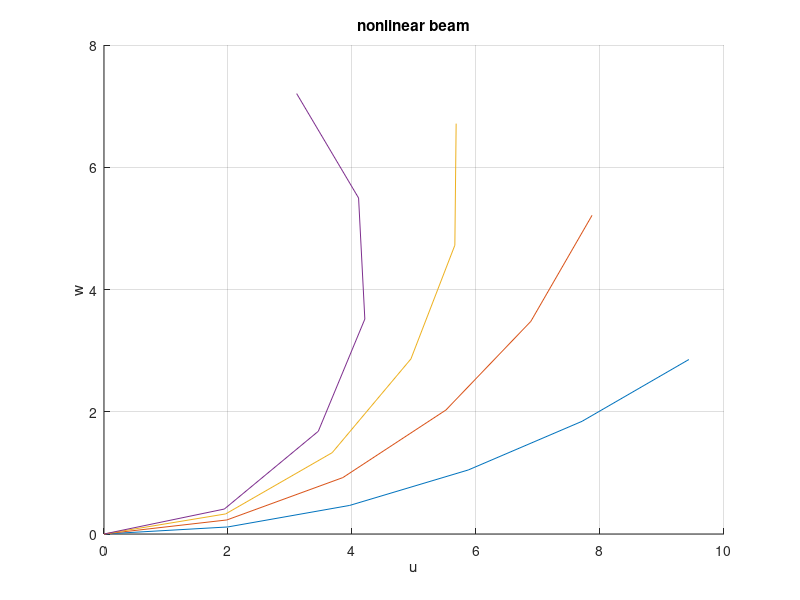

This chart was generated by the following MATLAB code:
% nonlinear_beam_amf2

%input:
%    convergence_tolerance=0.1e-7; 
%    alpha=10;
%    column_length=10;
%    num_load_steps=10;
%    max_num_iterations=40;
%    num_integration_intervals=10;
%    num_output_points=20;
%    output_interval=10;
%    num_basis_functions=6;  
%    ndm=3*num_basis_functions+1; 
%    EI=1000; %bend
%    GA=0.1e7; %shear
%    EA=0.1e7; %axial
%    D=[EI;GA;EA]; 
%    Cm=6.28;
%    Cq=0;
%    Cp=0;
%    dmo=[0;0;0];
%    dqo=[0;0;0];
%    dpo=[0;0;0];
%output:
%Step 	Load 			u(L) 		w(L) 			theta(L) 		NU 	||b||
%1 		9.39690e+000 	-6e-001 	2.85468e+000 	5.85283e-001 	8 	3.96189e-009
%2 		1.88701e+001 	-2e+000 	5.21364e+000 	1.16045e+000 	6 	1.11535e-009
%3 		2.83547e+001 	-4e+000 	6.71375e+000 	1.73261e+000 	7 	1.73691e-009
%4 		3.75724e+001 	-7e+000 	7.20491e+000 	2.35696e+000 	8 	1.83084e-009
%5 		4.70653e+001 	-9e+000 	6.66909e+000 	2.97109e+000 	10 	2.19341e-009
%6 		5.65482e+001 	-1e+001 	5.33214e+000 	3.59404e+000 	8 	4.22281e-009
%7 		6.61260e+001 	-1e+001 	3.66712e+000 	4.15766e+000 	9 	3.12332e-009
%8 		7.58992e+001 	-1e+001 	2.00953e+000 	4.69870e+000 	10 	3.60093e-009
%9 		8.57137e+001 	-1e+001 	5.97090e-001 	5.33377e+000 	8 	4.42072e-009
%10		9.55443e+001 	-1e+001 	2.95210e-003 	5.99692e+000 	10 	3.18894e-009

function nonlinear_beam_amf2
% Modified - aflynn, July 2003.
% By jvclark - spring 2003. Adapted from K. Hjelmstad's fortran code.

%   Compute equilibrium path  for Fully Nonlinear Beam      
%      x(3i-2) = a(i), x(3i-1) = b(i), x(3i) = c(i)         
%      a(i) = u coeff, b(i) = w coeff, c(i) = theta coeff   
%      x(ndm) = load factor
%      xo(i) = values of x(i) at last converged state       
%      A = Coefficient matrix, b = right hand side          
%      D = Constitutive properties                          
%      Cm,Cq,Cp Concentrated end forces (M,Q,P)             
%      dmo,dqo,dpo Coefficients for distributed forces      

%Read problem parameters
if 0
    convergence_tolerance=input('convergence convergence_tolerance = ');    
    alpha=input('arc length parameter = ');
    column_length=input('column length = ');
    num_load_steps=input('number of load steps = ');  
    max_num_iterations=input('maximum number of iterations = ');
    num_integration_intervals=input('number of integration intervals = ');
    num_output_points=input('number of points in plotted shape = ');  
    output_interval=input('output shape every N points, N = ');
    D(1)=input('EI = ');  
    D(2)=input('GA = ');
    D(3)=input('EA = ');
    Cm=input('ML = M0 = ');  
    Cq=input('VL = Q0 = ');
    Cp=input('HL = P0 = ');
    dmo=input('distributed load [m01 m02 m03] = dmo(1,2,3) = '); 
    dqo=input('distributed load [q01 q02 q03] = dqo(1,2,3) = '); 
    dpo=input('distributed load [p01 p02 p03] = dpo(1,2,3) = '); 
else
    convergence_tolerance=0.1e-7; 
    alpha=10;
    column_length=10;
  % num_load_steps=10;
    num_load_steps=4;
    max_num_iterations=40;
    num_integration_intervals=10;
  % num_output_points=20;
    num_output_points=5;
    output_interval=1;
  % output_interval=2;
    num_basis_functions=6;  
    ndm=3*num_basis_functions+1; 
    EI=1000; %bend
    GA=0.1e7; %shear
    EA=0.1e7; %axial
    D=[EI;GA;EA]; 
    Cm=6.28;
    Cq=0;
    Cp=0;
    dmo=[0;0;0];
    dqo=[0;0;0];
    dpo=[0;0;0];
end

fprintf('Step \tLoad \t\t\tu(L) \t\tw(L) \t\t\ttheta(L) \t\tNU \t||b||\n'); 
                               
%Initialize 
    dz = 1/(2*num_integration_intervals);         %integration increment
    npoints = 2*num_integration_intervals + 1;    %change intervals to Simpson points
    [x]=zeros(ndm,1);         %load step
    [xo]=zeros(ndm,1);        %load step
    x(ndm) = alpha;           %first load level
    [undef_x]=zeros(num_output_points+1,1);
    [undef_y]=zeros(num_output_points+1,1);      
%Compute MAXSTEPS points along the Equilibrium Path
tic
for nstep=1:num_load_steps   
    nu = 0; %Newton iteration at each load step
    goto_one=1;      
    Cpqm=[Cp;Cq;Cm];
    while goto_one==1      
        nu = nu + 1;        %increment interation counter
        %Numerical integration of Hessian and residual components
        [b]=zeros(ndm,1);   %residual
        [A]=zeros(ndm,ndm); %Hessian
        z = 0;              %Simpson coord
        for mpoint=1:npoints   
          [weight_factor] = simpson(mpoint,npoints,dz,column_length); 
          [A,b] = fcn(A,b,D,x,z,column_length,weight_factor,ndm,num_basis_functions,dmo,dqo,dpo);    
          z = z + dz; %z = z + dz
        end %end do
        %Add end load terms to the residual and coefficient matrix
        for i=1:num_basis_functions   
          [h,dh]=basis(i,1,column_length,num_basis_functions);    
          mm = 3*(i-1);
          b(mm+1:mm+3)= b(mm+1:mm+3) - h*x(ndm)*Cpqm;
          A(mm+1:mm+3,ndm) = A(mm+1:mm+3,ndm) - h*Cpqm;
        end   %end do
        %Add arc length constraint terms to  Hessian and residual
        b(ndm) = b(ndm) + sum((x - xo).^2);  
        A(ndm,:) = 2*(x - xo)';
        
        b(ndm) = b(ndm) - alpha^2; 
        %norm of residual for convergence test
        test = 0;
        test = test + sum(b.^2);
        test = sqrt(test);    
        %Update state vector
        x=x-A\b;
        %Test for convergence, if successful output values
        if ((test > convergence_tolerance) & (nu < max_num_iterations)) 
            goto_one=1; 
        else 
            goto_one=0; 
        end          
    end %while goto_one==1
    if (nu >= max_num_iterations) 
        error('ERROR: Iteration limit exceeded.'); 
    end   
    [u,w]=results(x,column_length,nstep,nu,test,ndm,num_basis_functions, num_output_points,output_interval);   
    figure(1); hold on; plot(u,w); grid on; xlabel('u'); ylabel('w'); title('nonlinear beam');

    %Update values for previous converged state and guess at next state
    temp = xo;
    xo = x;
    x = 2*x - temp;
end %2 continue

fprintf('Computation time = %.2f sec\n',toc);

%---------------------------------------------------------------------------------------------------

function [weight_factor] = simpson(m,npoints,dz,column_length)   %Evaluate the weight weight_factor for the current integration point m 
    %See Hjestad page 386.
    %There are M+1 points in the integration interval, which go from m=0 to m=M.
    M = npoints;    
    c = column_length*dz/3;  
    n = mod(m,2);  %0=even, 1=odd
    if((m == 1) | (m == M)) 
        weight_factor = c; 
    elseif (n==0) %m=odd
        weight_factor = 4*c;   
    else %m=even
        weight_factor = 2*c; 
    end

function [A,b] = fcn(A,b,D,x,z,column_length,weight_factor,ndm,num_basis_functions, dmo,dqo,dpo) %Compute contribution to K and g at current integration point.
    %displacements, derivatives, and current load weight_factor clf 
    du = 0;
    dw = 0;
    dtheta = 0;
    theta  = 0;
    for i = 1 : num_basis_functions 
        [h,dh] = basis(i,z,column_length,num_basis_functions);    
        du = du + x(3*i-2)*dh;
        dw = dw + x(3*i-1)*dh;
        dtheta = dtheta + x(3*i)*dh;
        theta  = theta  + x(3*i)*h;
    end 
    ct = cos(theta); 
    st = sin(theta); 
        
    %axial strain, shear strain, and curvature
    epsilon = dw*st + (1 + du)*ct - 1;
    beta = dw*ct - (1 + du)*st;
    curv = dtheta;

    %axial force, shear force, bending moment, and other forces    
    bend  = D(1)*curv;
    shear = D(2)*beta;
    axial = D(3)*epsilon;
    Hor = axial*ct - shear*st;
    Ver = axial*st + shear*ct;
    Xi  = (1 + du)*Hor + dw*Ver;
    Yi  = dw*Hor - (1 + du)*Ver;
    %components of E(t)DE + G store in matrix G
    G(1,1) = D(2)*st*st + D(3)*ct*ct;
    G(1,2) = ct*st*(D(3)-D(2));
    G(1,3) = D(2)*st*(1+epsilon) + D(3)*ct*beta - Ver;
    G(1,4) = 0;
    G(2,2) = D(2)*ct*ct + D(3)*st*st;
    G(2,3) = D(3)*st*beta - D(2)*ct*(1+epsilon) + Hor;
    G(2,4) = 0;
    G(3,3) = D(2)*(1+epsilon)^2 + D(3)*beta^2 - Xi;   
    G(3,4) = 0;
    G(4,4) = D(1);
    %rest of G by symmetry
    G=G+G'-diag(diag(G));
    %stiffness matrix K, store it in matrix A
    for i = 1 : num_basis_functions 
        [hi,dhi] = basis(i,z,column_length,num_basis_functions);   
        for j = 1 : num_basis_functions 
            [hj,dhj]=basis(j,z,column_length,num_basis_functions); 
            %Bi'GBj noting the sparse structure of B
            GB(:,1) = dhj*G(:,1);   
            GB(:,2) = dhj*G(:,2);   
            GB(:,3) =  hj*G(:,3) + dhj*G(:,4);  
            BGB(1,:) = dhi*GB(1,:);
            BGB(2,:) = dhi*GB(2,:);
            BGB(3,:) =  hi*GB(3,:) + dhi*GB(4,:);
            %Assemble the result into the matrix A 
            nn = 3*(j-1);
            mm = 3*(i-1);
            A(mm+1:mm+3,nn+1:nn+3) = A(mm+1:mm+3,nn+1:nn+3)+ BGB*weight_factor;
        end   
        %Form integral part of residual force and assemble into matrix b
        mm = 3*(i-1);
        [dm,dq,dp]=applied(z,x(ndm),1,dmo,dqo,dpo);  
        b(mm+1:mm+3) = b(mm+1:mm+3) + [(dhi*Hor  - hi*dp);(dhi*Ver  - hi*dq);(dhi*bend + hi*(Yi - dm))]*weight_factor;
        %Form the integral part of load weight_factor part of  matrix A
        [dm,dq,dp]=applied(z,x(ndm),2,dmo,dqo,dpo);    
        A(mm+1:mm+3,ndm) = A(mm+1:mm+3,ndm) - hi*[dp;dq;dm]*weight_factor;
    end %for i 
      
function [h,dh] = basis(i,z,column_length,num_basis_functions) %Evaluate ith basis function h and derivative dh at point z  
      n = mod(i,2);
      m = floor(i/2) + n;
      x1= floor(1/2) + 1;
      x2= 0.5 + 1.0;
      x3= 1.0/2.0 + 1.0;
      a = (2*m-1)*2*atan(1);
      if (n==0)
        h = sin(a*z);
        dh = a*cos(a*z)/column_length;
      else
        h = 1 - cos(a*z);
        dh = a*sin(a*z)/column_length;
      end 
   
function [dm,dq,dp] = applied(z,clf,n,dmo,dqo,dpo)  %Evaluate the distributed load functions at point z	 
    %nominal values of the applied forces at point z
    f = 1 - z; 
    switch n            
        case 1  %Compute total transverse loads
            dm = dmo(1) + (dmo(2) + dmo(3)*f)*clf;    
            dq = dqo(1) + (dqo(2) + dqo(3)*f)*clf;
            dp = dpo(1) + (dpo(2) + dpo(3)*f)*clf;        
        case 2  %transverse loads associated with load weight_factor only
            dm = dmo(2) + dmo(3)*f;   
            dq = dqo(2) + dqo(3)*f;
            dp = dpo(2) + dpo(3)*f;
    end

function [u,w]=results(x,column_length,nstep,nu,test,ndm,num_basis_functions,num_output_points,output_interval)    
    u=zeros(1,num_output_points+1);
    w=zeros(1,num_output_points+1);
    disp=zeros(1,3);
    %Determine if current step is an output step
    if(mod(nstep,output_interval) == 0)    
        ifplot = 1;  
        nplot = num_output_points;
    else
        ifplot = 0;  
        nplot = 1;
    end 
    z = 0;
    dz = 1/nplot;
    for ii=1:nplot+1
        for j=1:3 
            disp(j) = 0;    
            for i=1:num_basis_functions 
                [h,dh]=basis(i,z,column_length,num_basis_functions); 
                disp(j) = disp(j) + h*x(3*(i-1)+j); 
            end  
        end 
        u(ii) = z*column_length+disp(1);     %why does this display the whole u array?
        w(ii) = disp(2);                     %why does this display the whole w array?
        z = z + dz;
    end
    fprintf('%d \t\t%.5e \t%.e \t%.5e \t%.5e \t%d \t%.5e\n',nstep,x(ndm),disp(1),disp(2),disp(3),nu,test);    
             %why does this display in red and give an error?
    
    
